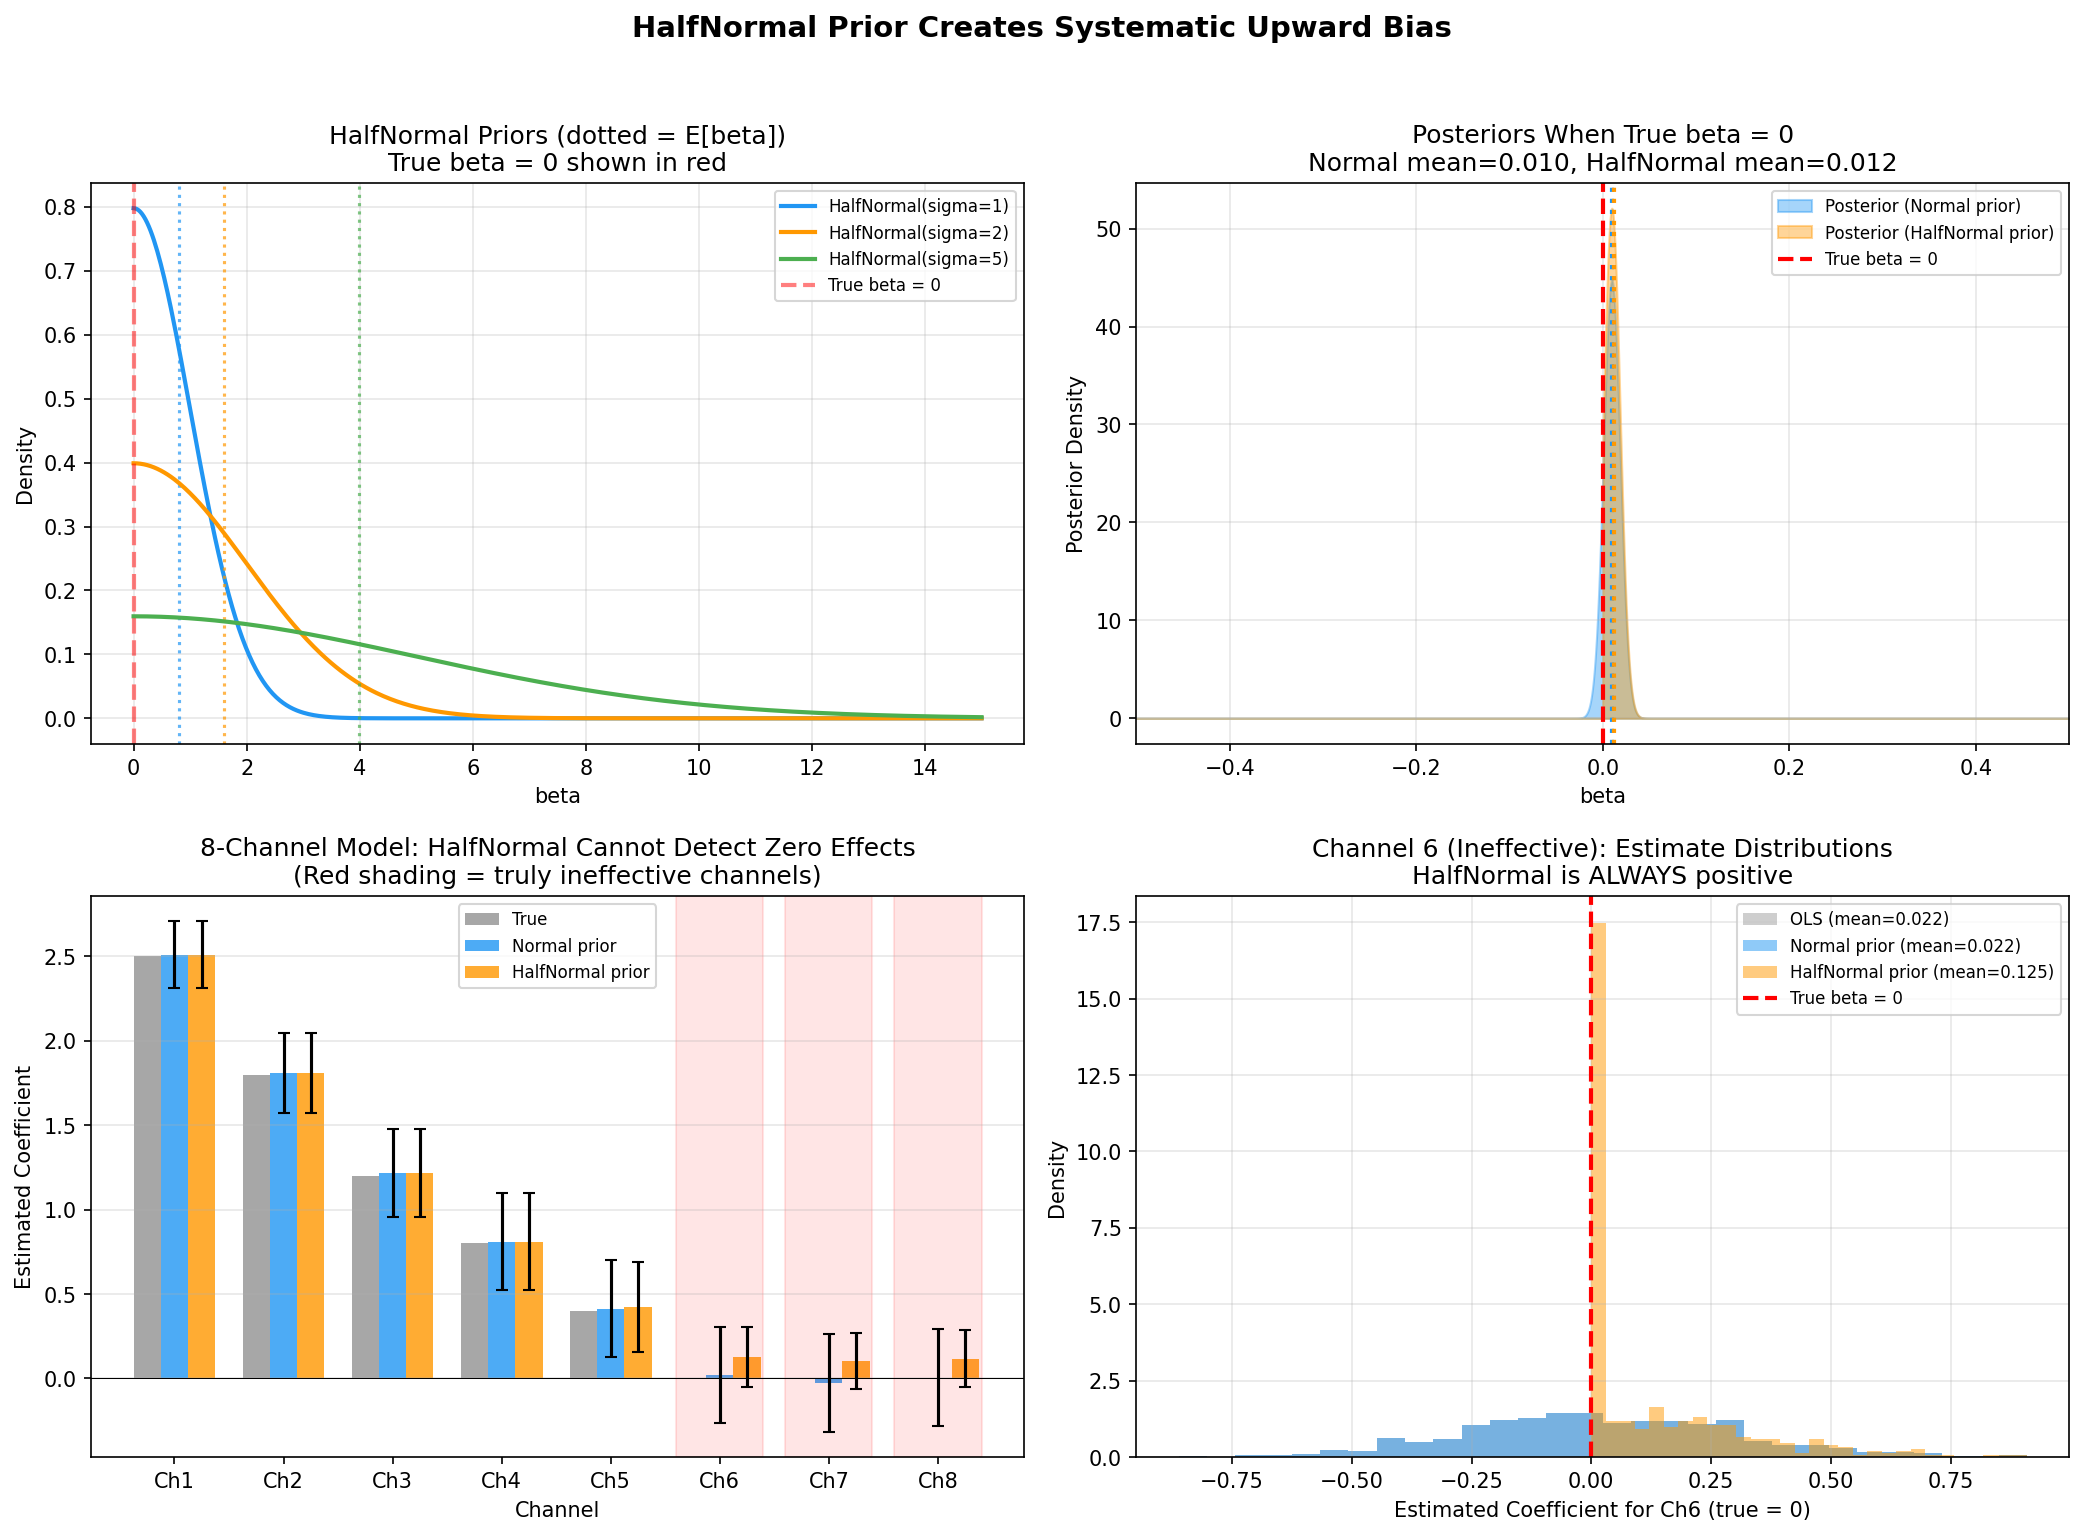

Source code (Python):
"""
03 - HalfNormal Prior Creates Systematic Upward Bias
=====================================================
Research Point (Section 3 / report 2.2):
  "If the true effect of a channel is zero, a HalfNormal prior creates
   systematic upward bias. The model literally cannot detect that a
   channel is wasting money."

  "The posterior mean of HalfNormal(sigma) is always positive:
   sigma * sqrt(2/pi)."

  "In a model with 8-10 media channels, some are almost certainly
   ineffective. A model that cannot detect ineffectiveness has limited
   value for budget optimization."

This script demonstrates:
  1. HalfNormal prior properties and systematic positive bias
  2. Bayesian estimation with HalfNormal prior when true effect = 0
  3. Compare Normal (allows negative) vs HalfNormal (forces positive) priors
  4. Show how HalfNormal prevents detection of ineffective channels
"""

import numpy as np
import matplotlib.pyplot as plt
from scipy import stats

from demo_utils import finalize_figure

np.random.seed(42)

# ══════════════════════════════════════════════════════════════════════════
# PART 1: HALFNORMAL PRIOR PROPERTIES
# ══════════════════════════════════════════════════════════════════════════

print("=" * 70)
print("PART 1: HalfNormal Prior -- Always Positive")
print("=" * 70)

sigmas = [1, 2, 5]
x = np.linspace(0, 15, 500)

print("\nHalfNormal(sigma) properties:")
print(f"{'sigma':>6} {'E[X]':>8} {'Median':>8} {'Mode':>6} {'P(X<0)':>8}")
print("-" * 40)
for s in sigmas:
    mean = s * np.sqrt(2 / np.pi)
    median = s * stats.norm.ppf(0.75)  # median of HalfNormal
    print(f"{s:>6} {mean:>8.3f} {median:>8.3f} {'0':>6} {'0%':>8}")

print()
print("  -> The posterior mean of a HalfNormal is ALWAYS positive.")
print("     A channel with zero true effect will be estimated as positive.")

# ══════════════════════════════════════════════════════════════════════════
# PART 2: BAYESIAN UPDATING WITH HALFNORMAL vs NORMAL PRIOR
# ══════════════════════════════════════════════════════════════════════════

print("\n" + "=" * 70)
print("PART 2: Bayesian Estimation When True Effect = 0")
print("=" * 70)


def compute_posterior_grid(prior_pdf, likelihood_pdf, grid):
    """Compute posterior on a grid via Bayes' rule."""
    unnormalized = prior_pdf * likelihood_pdf
    dx = grid[1] - grid[0]
    normalizing_constant = np.trapz(unnormalized, grid)
    if normalizing_constant > 0:
        return unnormalized / normalizing_constant
    return unnormalized


# Simulate: true beta = 0, but we observe noisy data
n_obs = 150
sigma_noise = 5.0
beta_true = 0.0

# Simplified: 1 channel, X ~ Exp(50)
X = np.random.exponential(50, n_obs)
y = beta_true * X + 100 + np.random.normal(0, sigma_noise, n_obs)

# OLS estimate
X_c = X - X.mean()
y_c = y - y.mean()
beta_ols = np.sum(X_c * y_c) / np.sum(X_c**2)
se_ols = sigma_noise / np.sqrt(np.sum(X_c**2))

print(f"\nTrue effect: beta = {beta_true}")
print(f"OLS estimate: beta_hat = {beta_ols:.4f} (SE = {se_ols:.4f})")

# Grid for posterior computation
grid = np.linspace(-1.0, 1.0, 5000)

# Likelihood (normal centered at OLS estimate)
likelihood = stats.norm.pdf(grid, loc=beta_ols, scale=se_ols)

# Use a moderately informative prior so the positivity constraint is visible
prior_sigma_example = 0.2

# Prior A: Normal(0, sigma=0.2) -- allows negative
prior_normal = stats.norm.pdf(grid, loc=0, scale=prior_sigma_example)

# Prior B: HalfNormal(sigma=0.2) -- forces positive
# HalfNormal pdf: (2/sigma) * phi(x/sigma) for x >= 0
prior_halfnormal = np.where(
    grid >= 0, 2 * stats.norm.pdf(grid, loc=0, scale=prior_sigma_example), 0.0
)

# Compute posteriors
posterior_normal = compute_posterior_grid(prior_normal, likelihood, grid)
posterior_halfnormal = compute_posterior_grid(prior_halfnormal, likelihood, grid)

# Posterior means
dx = grid[1] - grid[0]
mean_normal = np.trapz(grid * posterior_normal, grid)
mean_halfnormal = np.trapz(grid * posterior_halfnormal, grid)

print(f"\nPosterior means (true beta = 0):")
print(f"  Normal prior:     E[beta|y] = {mean_normal:.4f}")
print(f"  HalfNormal prior: E[beta|y] = {mean_halfnormal:.4f}")
print(f"  Bias (HalfNormal): {mean_halfnormal - beta_true:.4f}")
print(f"  Bias (Normal):     {mean_normal - beta_true:.4f}")
print()
print("  -> HalfNormal prior produces LARGER positive bias when true effect = 0")

# ══════════════════════════════════════════════════════════════════════════
# PART 3: SIMULATION -- INEFFECTIVE CHANNELS ALWAYS LOOK EFFECTIVE
# ══════════════════════════════════════════════════════════════════════════

print("\n" + "=" * 70)
print("PART 3: 8-Channel Model -- HalfNormal Cannot Detect Ineffective Channels")
print("=" * 70)

n_channels = 8
n_sims = 500
sigma_prior = 2.0

# TRUE effects: channels 6, 7, 8 have ZERO effect (wasting money!)
true_betas = np.array([2.5, 1.8, 1.2, 0.8, 0.4, 0.0, 0.0, 0.0])
channel_names = [f"Ch{i + 1}" for i in range(n_channels)]

estimates_hn = np.zeros((n_sims, n_channels))  # HalfNormal prior
estimates_n = np.zeros((n_sims, n_channels))  # Normal prior
estimates_ols = np.zeros((n_sims, n_channels))  # No prior (OLS)

for sim in range(n_sims):
    X = np.random.exponential(scale=50, size=(n_obs, n_channels))
    noise = np.random.normal(0, sigma_noise, n_obs)
    y = X @ true_betas + 100 + noise

    X_c = X - X.mean(axis=0)
    y_c = y - y.mean()

    for ch in range(n_channels):
        # OLS estimate for this channel (simplified univariate)
        beta_hat = np.sum(X_c[:, ch] * y_c) / np.sum(X_c[:, ch] ** 2)
        se = sigma_noise / np.sqrt(np.sum(X_c[:, ch] ** 2))

        estimates_ols[sim, ch] = beta_hat

        # Bayesian posterior mean with Normal prior
        prior_prec = 1.0 / sigma_prior**2
        data_prec = 1.0 / se**2
        post_mean_n = (prior_prec * 0 + data_prec * beta_hat) / (prior_prec + data_prec)
        estimates_n[sim, ch] = post_mean_n

        # HalfNormal: approximate posterior mean using grid
        g = np.linspace(-0.5, 5.0, 2000)
        lik = stats.norm.pdf(g, loc=beta_hat, scale=se)
        pr_hn = np.where(g >= 0, 2 * stats.norm.pdf(g, 0, sigma_prior), 0)
        post_hn = pr_hn * lik
        post_hn /= np.trapz(post_hn, g) + 1e-30
        estimates_hn[sim, ch] = np.trapz(g * post_hn, g)

print(f"\nTrue effects: {true_betas}")
print(f"Channels 6-8 have ZERO effect (wasting money!)")
print()
print(
    f"{'Channel':<8} {'True':>6} {'OLS mean':>10} {'Normal':>10} {'HalfNormal':>12} {'HN detects 0?':>14}"
)
print("-" * 62)
for ch in range(n_channels):
    ols_mean = estimates_ols[:, ch].mean()
    n_mean = estimates_n[:, ch].mean()
    hn_mean = estimates_hn[:, ch].mean()
    detects_zero = "NO" if hn_mean > 0.1 else "Maybe"
    print(
        f"{'Ch' + str(ch + 1):<8} {true_betas[ch]:>6.1f} {ols_mean:>10.3f} {n_mean:>10.3f} {hn_mean:>12.3f} {detects_zero:>14}"
    )

print()
print("  -> HalfNormal prior ALWAYS estimates positive effect, even for")
print("     channels with zero true effect. Budget optimizer would continue")
print("     allocating money to these wasted channels.")


# ══════════════════════════════════════════════════════════════════════════
# VISUALIZATION
# ══════════════════════════════════════════════════════════════════════════

fig, axes = plt.subplots(2, 2, figsize=(14, 10))

# Panel A: HalfNormal prior shapes
for s, color in zip([1, 2, 5], ["#2196F3", "#FF9800", "#4CAF50"]):
    xp = np.linspace(0, 15, 500)
    axes[0, 0].plot(
        xp,
        stats.halfnorm.pdf(xp, scale=s),
        color=color,
        linewidth=2,
        label=f"HalfNormal(sigma={s})",
    )
    axes[0, 0].axvline(s * np.sqrt(2 / np.pi), color=color, linestyle=":", alpha=0.7)
axes[0, 0].axvline(
    0, color="red", linestyle="--", linewidth=2, alpha=0.5, label="True beta = 0"
)
axes[0, 0].set_xlabel("beta")
axes[0, 0].set_ylabel("Density")
axes[0, 0].set_title("HalfNormal Priors (dotted = E[beta])\nTrue beta = 0 shown in red")
axes[0, 0].legend(fontsize=8)
axes[0, 0].grid(alpha=0.3)

# Panel B: Normal vs HalfNormal posterior when true beta = 0
axes[0, 1].fill_between(
    grid, posterior_normal, alpha=0.4, color="#2196F3", label="Posterior (Normal prior)"
)
axes[0, 1].fill_between(
    grid,
    posterior_halfnormal,
    alpha=0.4,
    color="#FF9800",
    label="Posterior (HalfNormal prior)",
)
axes[0, 1].axvline(0, color="red", linestyle="--", linewidth=2, label="True beta = 0")
axes[0, 1].axvline(mean_normal, color="#2196F3", linestyle=":", linewidth=2)
axes[0, 1].axvline(mean_halfnormal, color="#FF9800", linestyle=":", linewidth=2)
axes[0, 1].set_xlabel("beta")
axes[0, 1].set_ylabel("Posterior Density")
axes[0, 1].set_title(
    f"Posteriors When True beta = 0\nNormal mean={mean_normal:.3f}, HalfNormal mean={mean_halfnormal:.3f}"
)
axes[0, 1].legend(fontsize=8)
axes[0, 1].set_xlim(-0.5, 0.5)
axes[0, 1].grid(alpha=0.3)

# Panel C: Estimated coefficients across channels
x_pos = np.arange(n_channels)
width = 0.25
axes[1, 0].bar(
    x_pos - width, true_betas, width, label="True", color="#9E9E9E", alpha=0.9
)
axes[1, 0].bar(
    x_pos,
    estimates_n.mean(axis=0),
    width,
    label="Normal prior",
    color="#2196F3",
    alpha=0.8,
    yerr=estimates_n.std(axis=0),
    capsize=3,
)
axes[1, 0].bar(
    x_pos + width,
    estimates_hn.mean(axis=0),
    width,
    label="HalfNormal prior",
    color="#FF9800",
    alpha=0.8,
    yerr=estimates_hn.std(axis=0),
    capsize=3,
)
axes[1, 0].axhline(0, color="black", linestyle="-", linewidth=0.5)
# Highlight ineffective channels
for ch in [5, 6, 7]:
    axes[1, 0].axvspan(ch - 0.4, ch + 0.4, alpha=0.1, color="red")
axes[1, 0].set_xlabel("Channel")
axes[1, 0].set_ylabel("Estimated Coefficient")
axes[1, 0].set_title(
    "8-Channel Model: HalfNormal Cannot Detect Zero Effects\n(Red shading = truly ineffective channels)"
)
axes[1, 0].set_xticks(x_pos)
axes[1, 0].set_xticklabels(channel_names)
axes[1, 0].legend(fontsize=8)
axes[1, 0].grid(axis="y", alpha=0.3)

# Panel D: Distribution of estimates for ineffective channel (Ch 6)
axes[1, 1].hist(
    estimates_ols[:, 5],
    bins=30,
    alpha=0.5,
    color="#9E9E9E",
    label=f"OLS (mean={estimates_ols[:, 5].mean():.3f})",
    density=True,
)
axes[1, 1].hist(
    estimates_n[:, 5],
    bins=30,
    alpha=0.5,
    color="#2196F3",
    label=f"Normal prior (mean={estimates_n[:, 5].mean():.3f})",
    density=True,
)
axes[1, 1].hist(
    estimates_hn[:, 5],
    bins=30,
    alpha=0.5,
    color="#FF9800",
    label=f"HalfNormal prior (mean={estimates_hn[:, 5].mean():.3f})",
    density=True,
)
axes[1, 1].axvline(0, color="red", linestyle="--", linewidth=2, label="True beta = 0")
axes[1, 1].set_xlabel("Estimated Coefficient for Ch6 (true = 0)")
axes[1, 1].set_ylabel("Density")
axes[1, 1].set_title(
    "Channel 6 (Ineffective): Estimate Distributions\nHalfNormal is ALWAYS positive"
)
axes[1, 1].legend(fontsize=8)
axes[1, 1].grid(alpha=0.3)

plt.suptitle(
    "HalfNormal Prior Creates Systematic Upward Bias",
    fontsize=14,
    fontweight="bold",
    y=1.02,
)
plt.tight_layout()
finalize_figure("03_halfnormal_prior_bias.png", fig=fig)

print("\nKEY TAKEAWAY:")
print("  HalfNormal priors (used by Meridian and PyMC-Marketing) make it")
print("  IMPOSSIBLE for the model to detect that a channel has zero or negative")
print("  effect. In a portfolio of 8-10 channels, some are almost certainly")
print("  ineffective. A model that cannot detect this has limited value for")
print("  budget optimization. This is a legitimate frequentist critique.")
